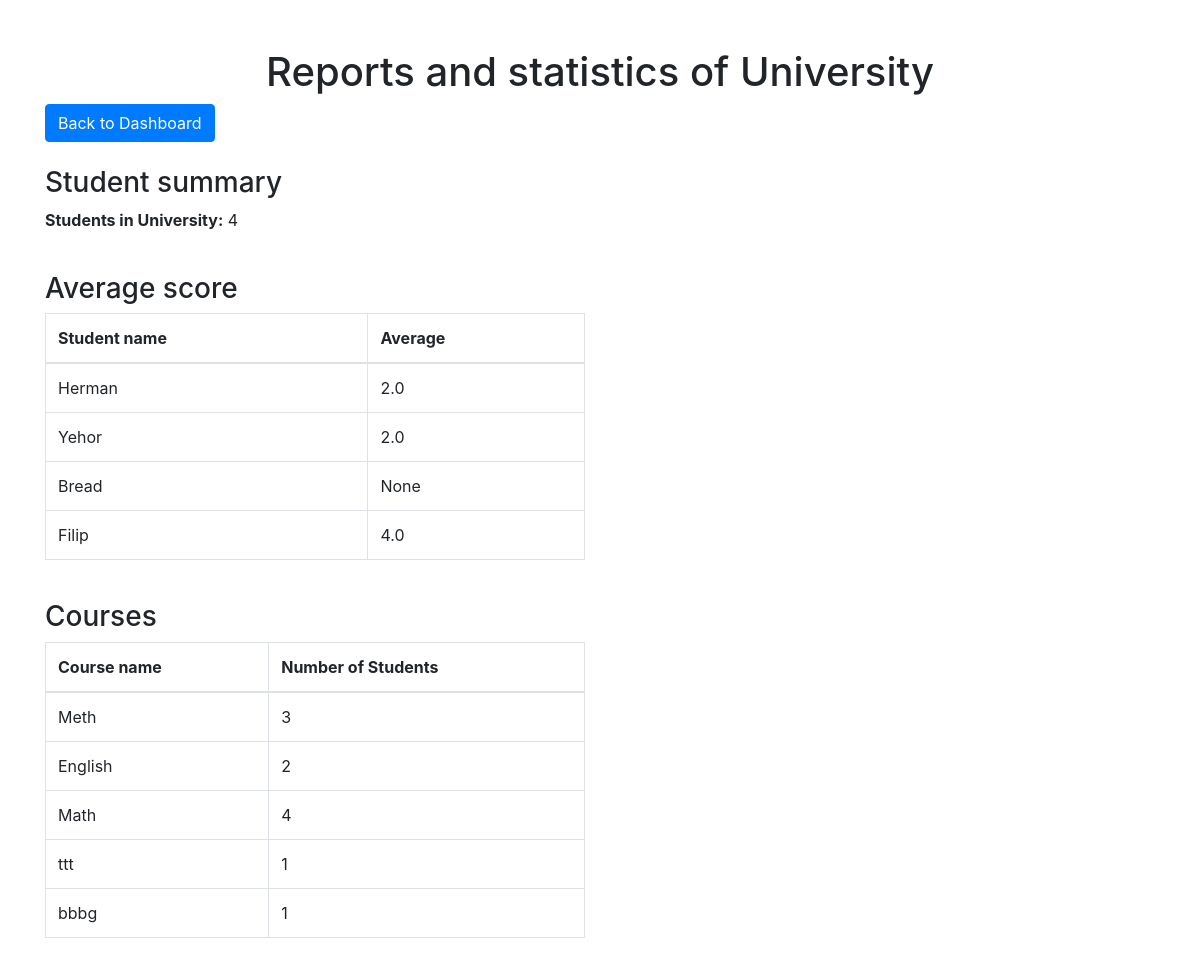
The page /reports on the database as committed earlier.
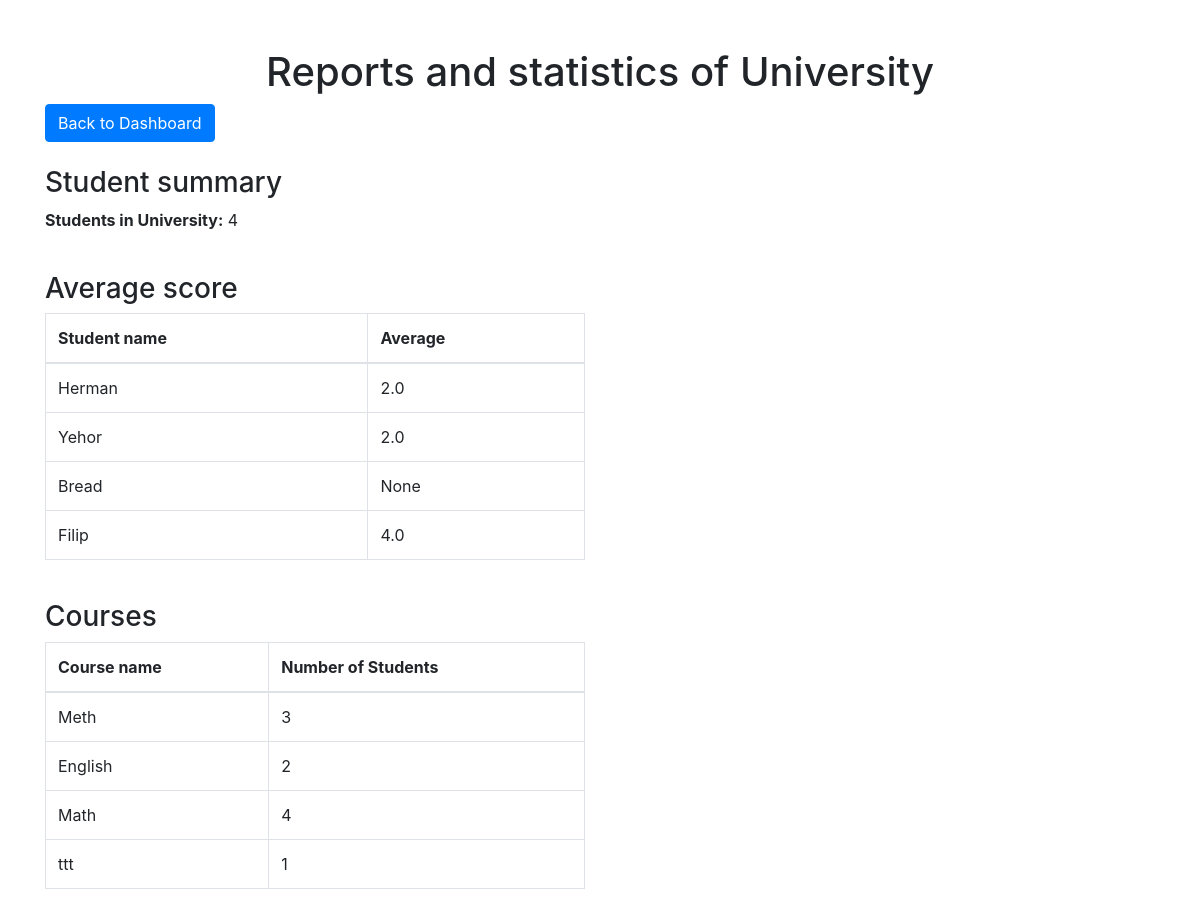
The same page on the database as committed later.
### models.py (models this page shows)
class BaseUser(UserMixin, db.Model):
    __abstract__ = True
    id = db.Column(db.Integer, primary_key=True)
    username = db.Column(db.String(150), unique=True, nullable=False)
    password = db.Column(db.String(150), nullable=False)
    first_name = db.Column(db.String(100), nullable=True)
    last_name = db.Column(db.String(100), nullable=True)
    account_type = db.Column(db.String(50), nullable=False)
    email = db.Column(db.String(150), nullable=True, unique=True)

class User(BaseUser):
    __tablename__ = 'user'
    major = db.Column(db.String(150), nullable=True)
    semester = db.Column(db.Integer, nullable=True)
    enrolled_courses = db.relationship('Course', secondary='enrollment', back_populates='students')

class Course(db.Model):
    id = db.Column(db.Integer, primary_key=True)
    name = db.Column(db.String(150), nullable=False)
    code = db.Column(db.String(50), nullable=False, unique=True, index=True)
    teacher_id = db.Column(db.Integer, db.ForeignKey('teacher.id'), nullable=False)
    students = db.relationship('User', secondary='enrollment', back_populates='enrolled_courses')
    course_schedule = db.relationship('Schedule', back_populates='course', cascade="all, delete-orphan")

### app.py (the view)
@app.route('/reports')
def reports():
    student_count = db.session.query(User).count()
    average_grades = db.session.query(User.id, User.first_name, db.func.avg(Enrollment.grade)).join(Enrollment).group_by(User.id).all()
    course_enrollment = db.session.query(Course.name, db.func.count(Enrollment.user_id)).join(Enrollment).group_by(Course.id).all()
    return render_template('reports.html', student_count=student_count, average_grades=average_grades, course_enrollment=course_enrollment)

### templates/reports.html (shortened to what this page needs)
<!DOCTYPE html>
<html lang="en">
<head>
    <link href="https://cdn.jsdelivr.net/npm/bootstrap@5.3.0/dist/css/bootstrap.min.css" rel="stylesheet">
</head>
<body>
    <div class="container mt-5">
        <h1 class="text-center">Reports and statistics of University</h1>
        <a href="{{ url_for('admin_page') }}" class="btn btn-primary">Back to Dashboard</a>
        <div class="row mt-4">
            <div class="col-md-6">
                <h3>Student summary</h3>
                <p><strong>Students in University:</strong> {{ student_count }}</p>
            </div>
        </div>
        <div class="row mt-4">
            <div class="col-md-6">
                <h3>Average score</h3>
                <table class="table table-bordered">
                    <thead>
                        <tr>
                            <th>Student name</th>
                            <th>Average</th>
                        </tr>
                    </thead>
                    <tbody>
                        {% for student in average_grades %}
                        <tr>
                            <td>{{ student[1] }}</td>
                            <td>{{ student[2] }}</td>
                        </tr>
                        {% endfor %}
                    </tbody>
                </table>
            </div>
        </div>
        <div class="row mt-4">
            <div class="col-md-6">
                <h3>Courses</h3>
                <table class="table table-bordered">
                    <thead>
                        <tr>
                            <th>Course name</th>
                            <th>Number of Students</th>
                        </tr>
                    </thead>
                    <tbody>
                        {% for course in course_enrollment %}
                        <tr>
                            <td>{{ course[0] }}</td>
                            <td>{{ course[1] }}</td>
                        </tr>
                        {% endfor %}
                    </tbody>
                </table>
            </div>
        </div>
    </div>
    <link rel="stylesheet" href="https://cdn.jsdelivr.net/npm/bootstrap@4.3.1/dist/css/bootstrap.min.css">
</body>
</html>

Rows that differ between the two databases and show on the page:
removed Course: name "bbbg", course "1"
